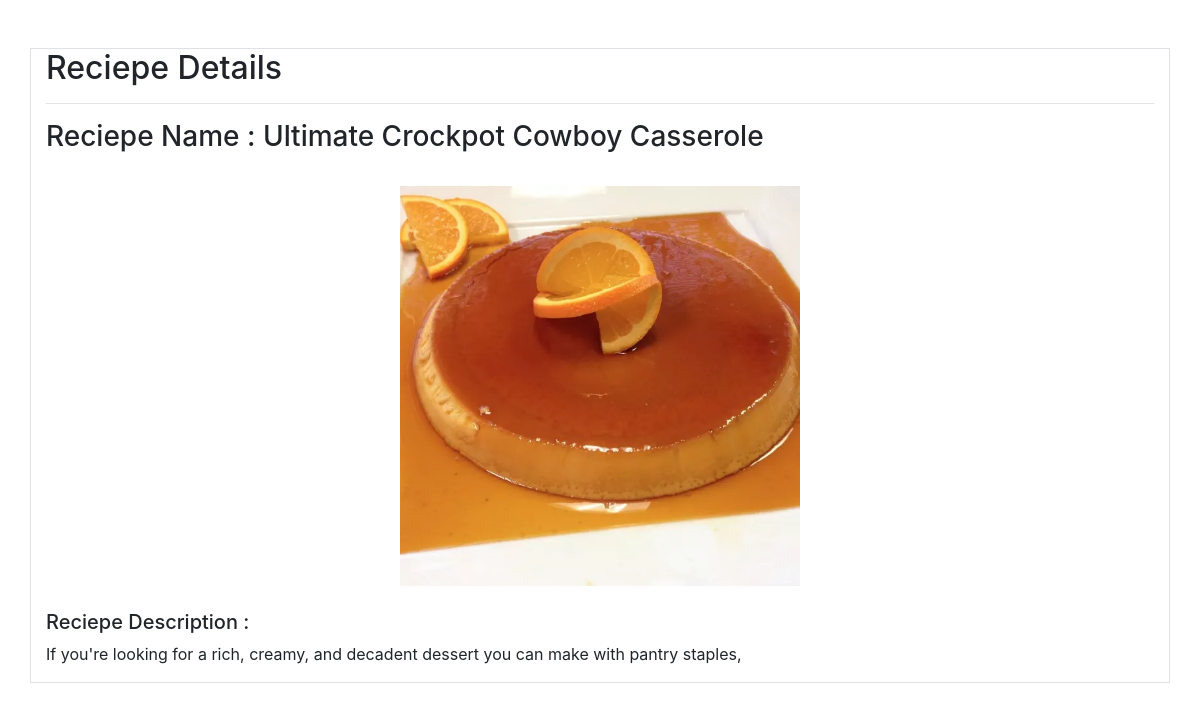
Page /show-receipe/4/ on the earlier database version.
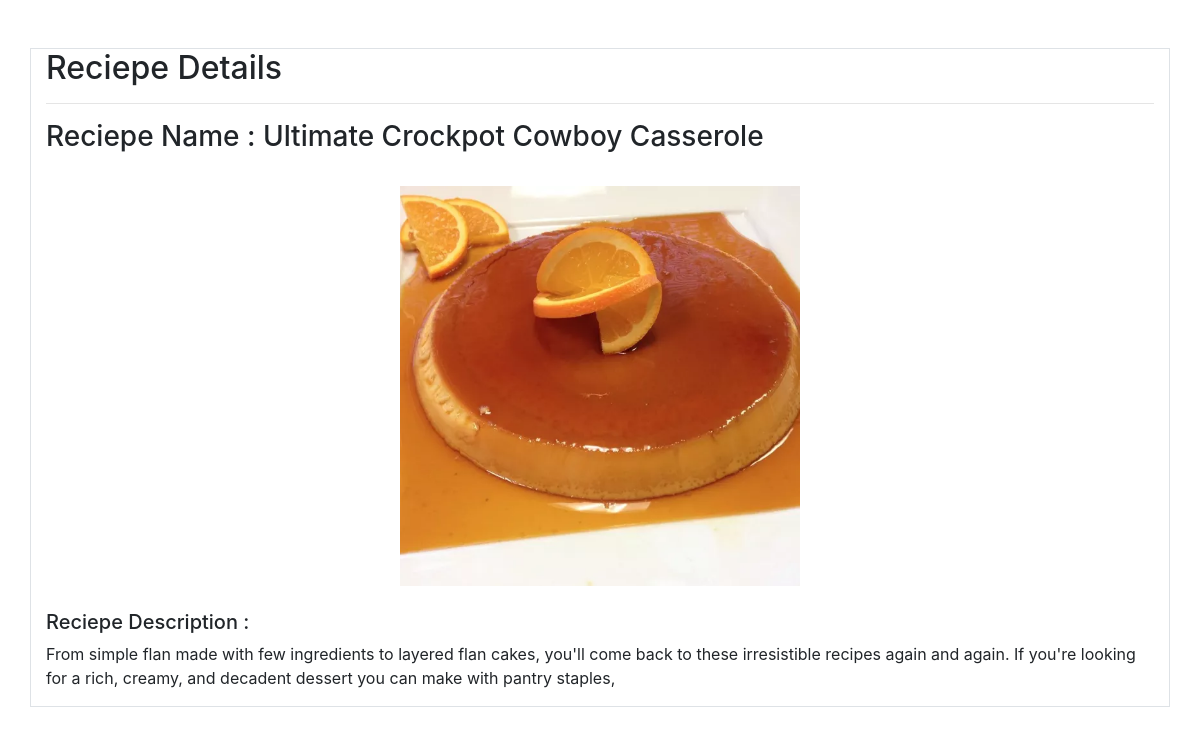
Same page on the later database version.
### vege/models.py (models this page shows)
class Receipe(models.Model):
    receipe_name =models.CharField( max_length=100)
    receipe_description = models.TextField()
    receipe_image =  models.ImageField(upload_to = "receipe")

### vege/views.py (the view)
# urls.py: path('show-receipe/<id>/', show_reciepe, name = "show_reciepe"),
def show_reciepe(request,id):
    queryset = Receipe.objects.get(id = id)
    context = {'reciepe' : queryset}
    return render(request, "show_reciepe.html", context)

### vege/templates/show_reciepe.html (shortened to what this page needs)
<!DOCTYPE html>
<html lang="en">
<head>
    <link rel="stylesheet" href="https://cdn.jsdelivr.net/npm/bootstrap@4.0.0/dist/css/bootstrap.min.css"
>
</head>
<body>
    <div class="container mt-5 border">
        <h2>Reciepe Details</h2>
        <hr>
        <h3>Reciepe Name : {{reciepe.receipe_name}}</h3>
        <br>
        <div class="text-center">{% load static %}
            <img src="{{ reciepe.receipe_image.url }}" width="400" height="400" alt="Recipe Image">
        </div>
        <br>
        <h5>Reciepe Description : </h5>
        <p>
            {{reciepe.receipe_description}}</p>
    </div>
</body>
</html>

Differences in the rows shown:
changed Receipe "Ultimate Crockpot Cowboy Casserole": receipe_description "If you're looking for a rich, creamy, and decadent dessert you can make with pantry staples," → "From simple flan made with few ingredients to layered flan cakes, you'll come back to these irresistible recipes again and again. If you're looking for…"
